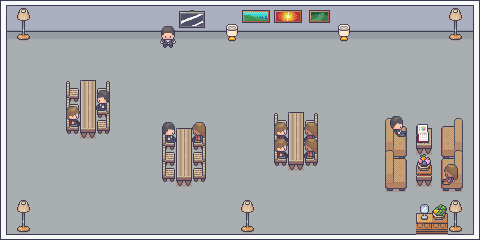

This is a level from a 2D game, rendered from its Tiled map with the project's own tilesets. A one-line summary and the map file follow, with tile-layer data summarised:
An orthogonal 30x15 tile map with 16x16 px tiles, 5 tile layers (bg, walls, behind, front, ...), 6 tilesets and 43 objects (10x Chair, 7x Light, 6x Guy, 4x Girl, 2x Couch, ...).

<map version="1.10" tiledversion="1.10.2" orientation="orthogonal" renderorder="right-down" width="30" height="15" tilewidth="16" tileheight="16" infinite="0" nextlayerid="11" nextobjectid="154">
 <tileset firstgid="1" name="Amelia" tilewidth="16" tileheight="32" tilecount="168" columns="24">
  <image source="../images/Amelia_16x16.png" trans="ff00ff" width="384" height="224" />
 </tileset>
 <tileset firstgid="169" name="Interiors_free_16x16" tilewidth="16" tileheight="16" tilecount="1424" columns="16">
  <image source="../images/Interiors_free_16x16.png" trans="ff00ff" width="256" height="1424" />
 </tileset>
 <tileset firstgid="1593" name="Room_Builder_free_16x16" tilewidth="16" tileheight="16" tilecount="391" columns="17">
  <image source="../images/Room_Builder_free_16x16.png" trans="ff00ff" width="272" height="368" />
 </tileset>
 <tileset firstgid="1984" name="Bob_16x16" tilewidth="16" tileheight="16" tilecount="336" columns="24">
  <image source="../images/Bob_16x16.png" trans="ff00ff" width="384" height="224" />
 </tileset>
 <tileset firstgid="2320" name="Alex_16x16" tilewidth="16" tileheight="32" tilecount="168" columns="24">
  <image source="../images/Alex_16x16.png" trans="ff00ff" width="384" height="224" />
 </tileset>
 <tileset firstgid="2488" name="Adam_16x16" tilewidth="16" tileheight="32" tilecount="168" columns="24">
  <image source="../images/Adam_16x16.png" trans="ff00ff" width="384" height="224" />
 </tileset>
 <layer id="1" name="bg" width="30" height="15">
  <data>[450 cells, 446 non-empty, 4 distinct tile ids]</data>
 </layer>
 <layer id="4" name="walls" width="30" height="15">
  <data>[450 cells, 115 non-empty, 8 distinct tile ids]</data>
 </layer>
 <layer id="6" name="behind" width="30" height="15">
  <data>[450 cells, 84 non-empty, 41 distinct tile ids]</data>
 </layer>
 <layer id="2" name="front" width="30" height="15">
  <data>[450 cells, 37 non-empty, 19 distinct tile ids]</data>
 </layer>
 <layer id="10" name="npc" width="30" height="15">
  <data>[450 cells, 18 non-empty, 15 distinct tile ids]</data>
 </layer>
 <objectgroup id="3" name="obstacles_obj">
  <object id="107" x="381.385" y="123.254" width="83.1195" height="69.0835" />
  <object id="114" x="448.277" y="8.24891" width="13.92" height="32.9956" />
  <object id="119" x="335.818" y="19.4421" width="16.4963" height="24.1553" />
  <object id="122" x="225.351" y="23.8607" width="13.8451" height="18.5583" />
  <object id="123" x="159.071" y="15.0234" width="17.9692" height="36.5275" />
  <object id="125" x="14.4343" y="5.00781" width="18.5583" height="38.0004" />
  <object id="126" x="13.6999" y="221" width="20.009" height="14.2406" />
  <object id="129" x="238.275" y="222.923" width="18.0862" height="14.7213" />
  <object id="131" x="159.602" y="120.186" width="47.9775" height="67.3624" />
  <object id="139" x="62.6467" y="76.4931" width="49.8134" height="63.8287" />
  <object id="147" x="270.674" y="109.387" width="49.4375" height="61.7558" />
 </objectgroup>
 <objectgroup color="#ff1000" id="9" name="event_obj" visible="0" tintcolor="#ff0c00">
  <object id="108" type="Couch" x="433.581" y="113.604" width="37.0638" height="36.4059">
   <properties>
    <property name="direction" value="right" />
   </properties>
  </object>
  <object id="109" type="Guy" x="374.805" y="111.192" width="38.3797" height="39.6956">
   <properties>
    <property name="direction" value="right" />
    <property name="place" value="couch" />
   </properties>
  </object>
  <object id="110" type="Girl" x="432.265" y="169.309" width="39.4763" height="25.6596">
   <properties>
    <property name="direction" value="left" />
    <property name="place" value="couch" />
   </properties>
  </object>
  <object id="111" type="Couch" x="375.902" y="161.633" width="35.9673" height="35.748">
   <properties>
    <property name="direction" value="right" />
   </properties>
  </object>
  <object id="112" type="Drink" x="401.781" y="203.084" width="30.4845" height="30.4845" />
  <object id="113" type="Light" x="449.372" y="198.697" width="22.1506" height="33.9935" />
  <object id="116" type="Light" x="440.286" y="7.73335" width="30.1601" height="38.409" />
  <object id="118" type="Gallery" x="239.476" y="8.76447" width="92.2847" height="27.5823" />
  <object id="120" type="Light" x="333.756" y="15.6126" width="21.5041" height="31.2251" />
  <object id="121" type="Light" x="222.406" y="21.5041" width="17.0855" height="21.7987" />
  <object id="124" type="TV" x="146.405" y="7.06984" width="68.0473" height="48.016" />
  <object id="127" type="Light" x="7.47943" y="191.78" width="32.9862" height="42.9588" />
  <object id="130" type="Light" x="231.756" y="195.163" width="29.653" height="39.7476" />
  <object id="133" type="Chair" x="186.741" y="147.971" width="29.0773" height="15.5079">
   <properties>
    <property name="direction" value="left" />
   </properties>
  </object>
  <object id="134" type="Chair" x="152.171" y="147.163" width="22.9387" height="16.154">
   <properties>
    <property name="direction" value="right" />
   </properties>
  </object>
  <object id="135" type="Chair" x="151.686" y="165.417" width="24.3926" height="25.2003">
   <properties>
    <property name="direction" value="right" />
   </properties>
  </object>
  <object id="136" type="Chair" x="186.095" y="166.225" width="29.2388" height="25.0388">
   <properties>
    <property name="direction" value="left" />
   </properties>
  </object>
  <object id="137" type="Guy" x="151.845" y="114.461" width="31.674" height="31.4021">
   <properties>
    <property name="direction" value="right" />
    <property name="place" value="chair" />
   </properties>
  </object>
  <object id="138" type="Girl" x="185.83" y="113.918" width="29.0911" height="31.9458">
   <properties>
    <property name="direction" value="left" />
    <property name="place" value="chair" />
   </properties>
  </object>
  <object id="140" type="Chair" x="87.6378" y="70.7519" width="30.5635" height="25.16">
   <properties>
    <property name="direction" value="left" />
   </properties>
  </object>
  <object id="141" type="Chair" x="56.2301" y="70.9208" width="29.5503" height="26.8486">
   <properties>
    <property name="direction" value="right" />
   </properties>
  </object>
  <object id="142" type="Chair" x="55.5546" y="98.9514" width="25.6666" height="11.1447">
   <properties>
    <property name="direction" value="right" />
   </properties>
  </object>
  <object id="143" type="Guy" x="55.5546" y="113.304" width="27.8617" height="30.3946">
   <properties>
    <property name="direction" value="right" />
    <property name="place" value="chair" />
   </properties>
  </object>
  <object id="144" type="Guy" x="87.6378" y="98.4448" width="30.2258" height="15.8727">
   <properties>
    <property name="direction" value="left" />
    <property name="place" value="chair" />
   </properties>
  </object>
  <object id="145" type="Chair" x="86.9624" y="115.837" width="31.2389" height="28.0306">
   <properties>
    <property name="direction" value="left" />
   </properties>
  </object>
  <object id="146" type="Light" x="7.82457" y="5.97138" width="33.9751" height="43.8587" />
  <object id="148" type="Chair" x="264.597" y="105.28" width="31.6991" height="23.8154">
   <properties>
    <property name="direction" value="right" />
   </properties>
  </object>
  <object id="149" type="Chair" x="298.76" y="105.116" width="27.4288" height="24.3081">
   <properties>
    <property name="direction" value="left" />
   </properties>
  </object>
  <object id="150" type="Girl" x="298.76" y="130.41" width="27.2645" height="11.4971">
   <properties>
    <property name="direction" value="left" />
    <property name="place" value="chair" />
   </properties>
  </object>
  </objectgroup>
</map>
<!-- 3 of 43 objects omitted -->
